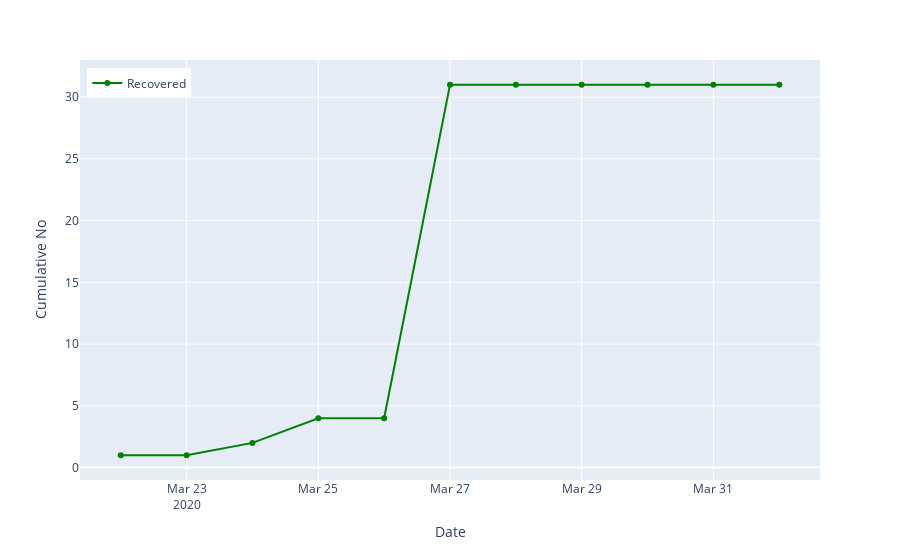

Here is the notebook cell this chart was saved with:
### Code cell
fig_cum_recovered = px.line(cum_recovered, x='date', y='cum_recovered')

fig_cum_recovered.update_layout(
    title="",
    xaxis_title="Date",
    yaxis_title="Cumulative No",
    hovermode= 'x',
    legend=dict(x=0.01, y=.98),
    xaxis=dict(fixedrange=True),
    yaxis=dict(fixedrange=True),
)

fig_cum_recovered.update_traces(mode='markers+lines', showlegend=True, line = {'color': 'green'})

fig_cum_recovered.data[0].name = "Recovered"

fig_cum_recovered.data[0].hovertemplate = '%{y}'
fig_cum_recovered.show(config = dict(displayModeBar=False))

### Figure 1 — Plotly figure (JSON) as saved in the notebook; plotly's stock layout.template omitted (floating-point values rounded to 4 significant figures)
{"data": [{"hoverlabel": {"namelength": 0}, "hovertemplate": "%{y}", "legendgroup": "", "line": {"color": "green", "dash": "solid"}, "mode": "markers+lines", "name": "Recovered", "showlegend": true, "type": "scatter", "x": ["2020-03-22T00:00:00", "2020-03-23T00:00:00", "2020-03-24T00:00:00", "2020-03-25T00:00:00", "2020-03-26T00:00:00", "2020-03-27T00:00:00", "2020-03-28T00:00:00", "2020-03-29T00:00:00", "2020-03-30T00:00:00", "2020-03-31T00:00:00", "2020-04-01T00:00:00"], "xaxis": "x", "y": [1, 1, 2, 4, 4, 31, 31, 31, 31, 31, 31], "yaxis": "y"}], "layout": {"hovermode": "x", "legend": {"tracegroupgap": 0, "x": 0.01, "y": 0.98}, "margin": {"t": 60}, "title": {"text": ""}, "xaxis": {"anchor": "y", "domain": [0, 1], "fixedrange": true, "title": {"text": "Date"}}, "yaxis": {"anchor": "x", "domain": [0, 1], "fixedrange": true, "title": {"text": "Cumulative No"}}}}
